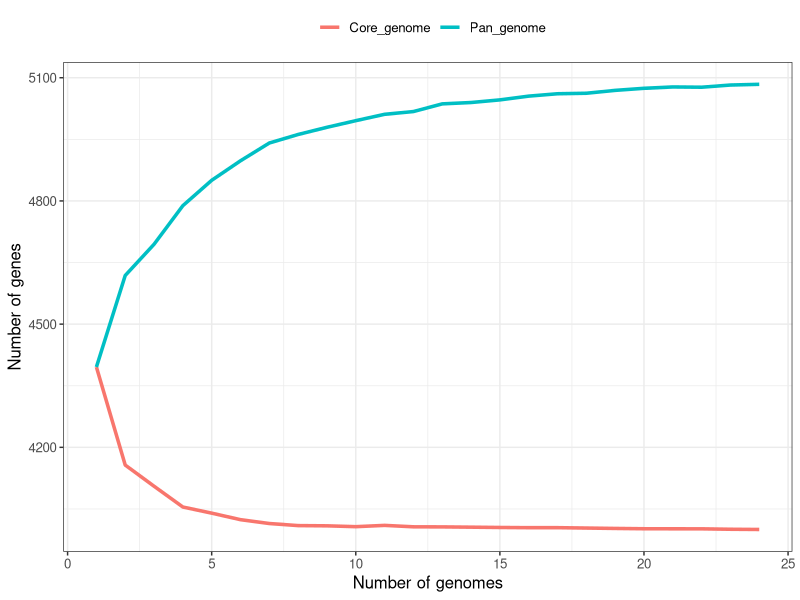
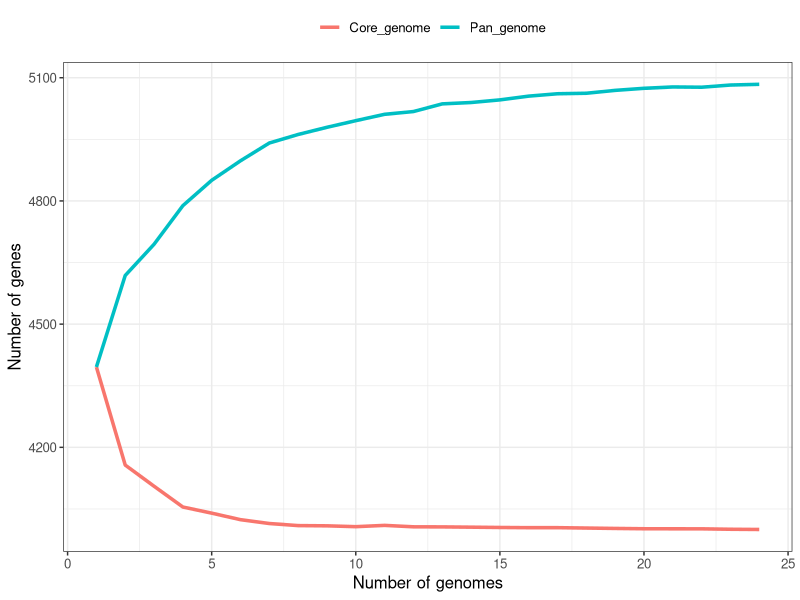
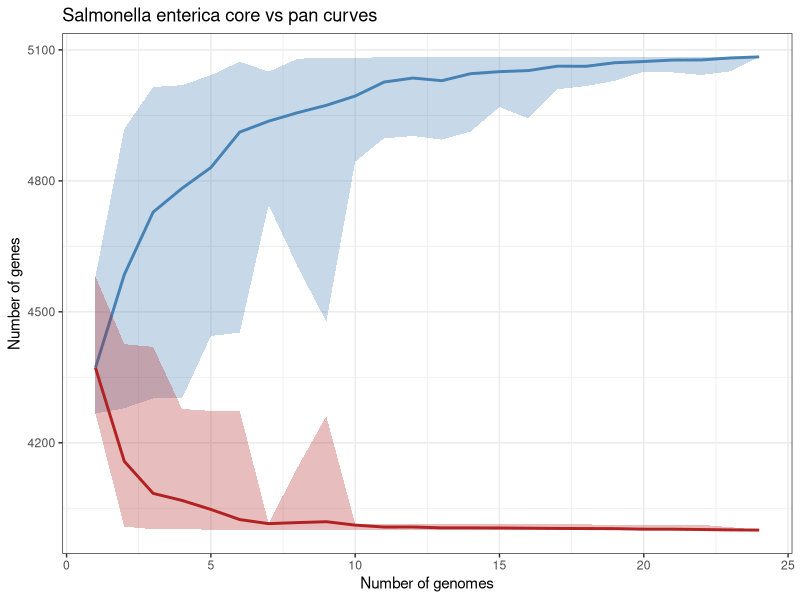
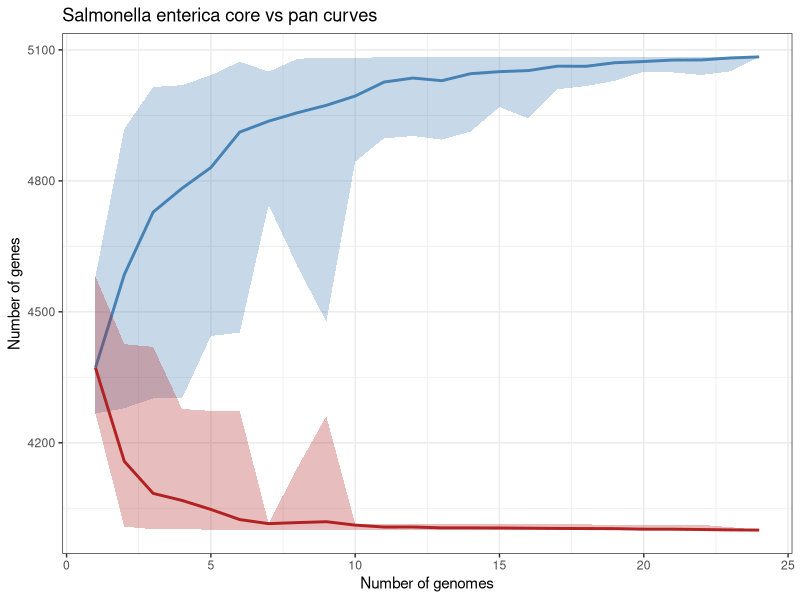

Source code (R) for these figures, in order:
library(readr)
library(dplyr)
library(ggplot2)
library(readr)
library(tidyr)


setwd("C:/Users/mliva/OneDrive/Desktop/R")

gpa <- read_csv("gene_presence_absence.csv")

genomes <- colnames(gpa)[4:ncol(gpa)]

# reviewing how empty fields are represented in the dataset
length(genomes)

sum(is.na(gpa[, genomes]))

sum(gpa[, genomes] == "", na.rm = TRUE)

colSums(is.na(gpa[, genomes]))

# This function estimates pangenome and core genome accumulation curves
# by repeatedly sampling random subsets of genomes without replacement. For each subset size.
# it computes the mean number of pan and core genes

pangenome_curve <- function(df, genomes, n_iter = 100) {
  
  pan <- numeric(length(genomes))
  core <- numeric(length(genomes))
  
  
  for (i in seq_along(genomes)) {
    
    pan_i <- numeric(n_iter)
    core_i <- numeric(n_iter)
    
    for (j in 1:n_iter) {
      
      subset <- sample(genomes, i)
      sub_df <- df[, subset]
      
      presence <- rowSums(!is.na(sub_df))
      
      pan_i[j]  <- sum(presence >= 1)
      core_i[j] <- sum(presence == i)
    }
    
    pan[i]  <- mean(pan_i)
    core[i] <- mean(core_i)
  }
  
  data.frame(
    Number_of_genomes = seq_along(genomes),
    Pan_genome  = pan,
    Core_genome = core
  )
}


curve_df <- pangenome_curve(gpa, genomes)

curve_long <- curve_df %>%
  pivot_longer(
    cols = c(Pan_genome, Core_genome),
    names_to = "Genome_type",
    values_to = "Gene_count"
  )


p <- ggplot(curve_long,
            aes(x = Number_of_genomes,
                y = Gene_count,
                color = Genome_type)) +
  geom_line(linewidth = 1.2) +
  labs(
    x = "Number of genomes",
    y = "Number of genes",
    color = ""
  ) +
  theme_bw() +
  theme(
    legend.position = "top",
    text = element_text(size = 12)
  )

print(p)

ggsave(
  filename = "pangenome_core_vs_pan_curve.png",
  plot = p,
  width = 8,
  height = 6,
  dpi = 300
)


 
# 95% confidence intervals based on bootstrap resampling.

pangenome_curve_ci <- function(df, genomes, n_iter = 100) {
  
  pan_mean  <- numeric(length(genomes))
  pan_low   <- numeric(length(genomes))
  pan_high  <- numeric(length(genomes))
  
  core_mean <- numeric(length(genomes))
  core_low  <- numeric(length(genomes))
  core_high <- numeric(length(genomes))
  
  for (i in seq_along(genomes)) {
    
    pan_i  <- numeric(n_iter)
    core_i <- numeric(n_iter)
    
    for (j in 1:n_iter) {
      
      subset <- sample(genomes, i)
      sub_df <- df[, subset]
      
      presence <- rowSums(!is.na(sub_df))
      
      pan_i[j]  <- sum(presence >= 1)
      core_i[j] <- sum(presence == i)
    }
    
    pan_mean[i] <- mean(pan_i)
    pan_low[i]  <- quantile(pan_i, 0.025)
    pan_high[i] <- quantile(pan_i, 0.975)
    
    core_mean[i] <- mean(core_i)
    core_low[i]  <- quantile(core_i, 0.025)
    core_high[i] <- quantile(core_i, 0.975)
  }
  
  data.frame(
    Number_of_genomes = seq_along(genomes),
    Pan_mean  = pan_mean,
    Pan_low   = pan_low,
    Pan_high  = pan_high,
    Core_mean = core_mean,
    Core_low  = core_low,
    Core_high = core_high
  )
}

curve_df <- pangenome_curve_ci(gpa, genomes, n_iter = 100)

dev.off()

p2 <- ggplot(curve_df, aes(x = Number_of_genomes)) +
  
  geom_ribbon(aes(ymin = Pan_low, ymax = Pan_high),
              fill = "steelblue", alpha = 0.3) +
  geom_line(aes(y = Pan_mean), color = "steelblue", linewidth = 1) +
  
  geom_ribbon(aes(ymin = Core_low, ymax = Core_high),
              fill = "firebrick", alpha = 0.3) +
  geom_line(aes(y = Core_mean), color = "firebrick", linewidth = 1) +
  
  labs(
    title = "Salmonella enterica core vs pan curves",
    x = "Number of genomes",
    y = "Number of genes"
  ) +
  theme_bw()

print(p2)

ggsave(
  filename = "pangenome_salmonella_enterica_core_vs_pan_curve_intervals.png",
  plot = p2,
  width = 8,
  height = 6,
  dpi = 300
)


